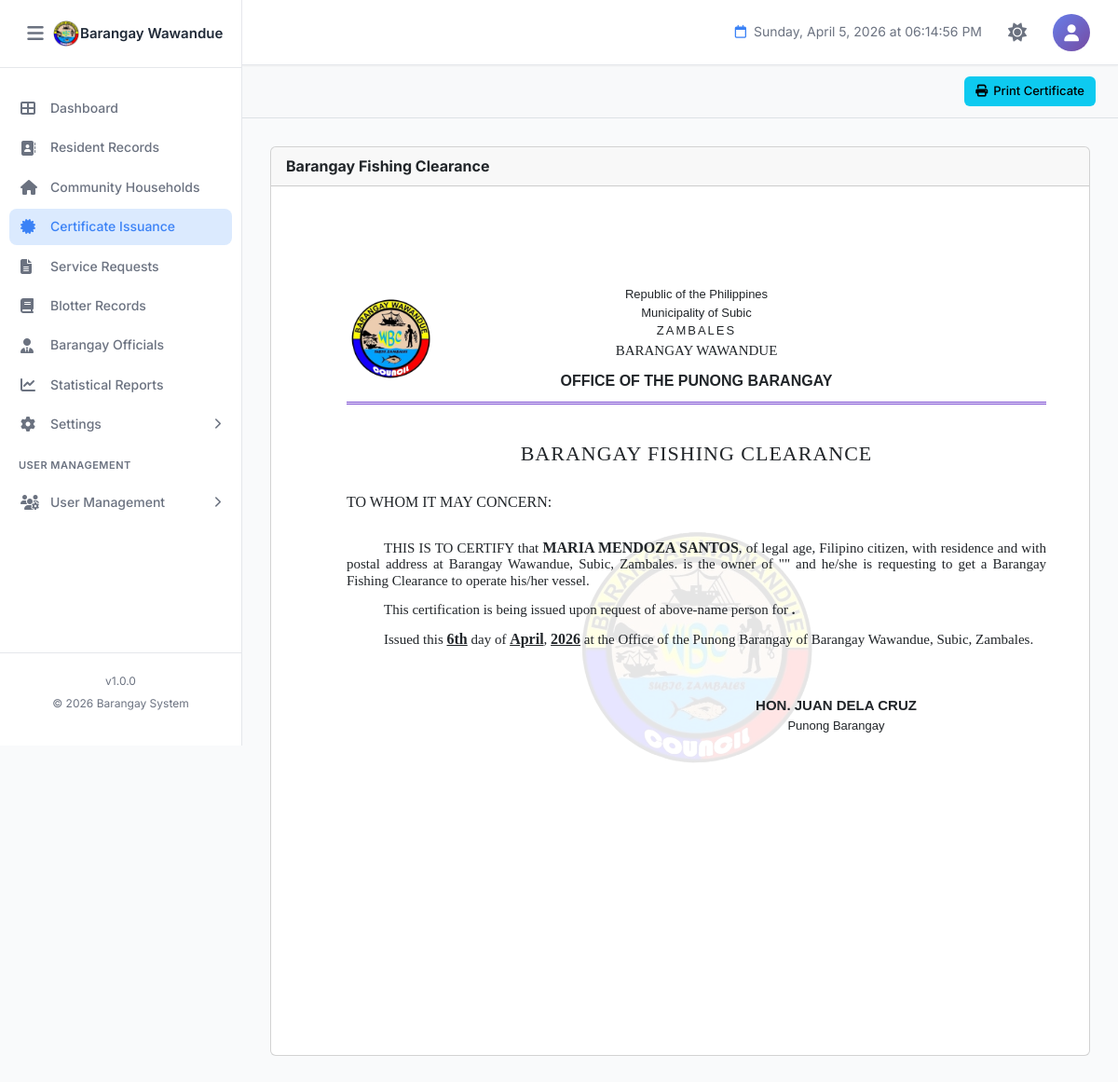
Page /certifications/certificate-fishingclearance.php?resident_id=13 (signed in) on the committed database.
### tables this page shows
CREATE TABLE `barangay_info` (
  `id` int(11) NOT NULL,
  `province_name` varchar(100) NOT NULL DEFAULT 'Province Name',
  `town_name` varchar(100) NOT NULL DEFAULT 'Town/City Name',
  `barangay_name` varchar(100) NOT NULL DEFAULT 'Barangay Name',
  `contact_number` varchar(20) DEFAULT NULL,
  `dashboard_text` text DEFAULT NULL,
  `municipal_logo` varchar(255) DEFAULT NULL COMMENT 'Path to municipal/city logo',
  `barangay_logo` varchar(255) DEFAULT NULL COMMENT 'Path to barangay logo',
  `dashboard_image` varchar(255) DEFAULT NULL COMMENT 'Path to dashboard background image',
  `created_at` timestamp NOT NULL DEFAULT current_timestamp(),
  `updated_at` timestamp NOT NULL DEFAULT current_timestamp() ON UPDATE current_timestamp(),
  `updated_by` int(11) DEFAULT NULL COMMENT 'User ID who last updated',
  PRIMARY KEY (`id`),
  KEY `fk_barangay_info_user` (`updated_by`)
);

CREATE TABLE `residents` (
  `id` int(11) NOT NULL AUTO_INCREMENT,
  `resident_id` varchar(20) DEFAULT NULL COMMENT 'Auto-generated resident ID (Format: W-XXXXX)',
  `photo` varchar(255) DEFAULT NULL COMMENT 'Path to resident photo',
  `first_name` varchar(100) NOT NULL,
  `middle_name` varchar(100) DEFAULT NULL,
  `last_name` varchar(100) NOT NULL,
  `suffix` varchar(20) DEFAULT NULL COMMENT 'Jr., Sr., III, etc.',
  `sex` enum('Male','Female','Other') NOT NULL,
  `date_of_birth` date NOT NULL,
  `age` int(3) DEFAULT NULL COMMENT 'Calculated from date_of_birth',
  `place_of_birth` varchar(255) DEFAULT NULL,
  `religion` varchar(100) DEFAULT NULL,
  `ethnicity` enum('IPS','Non-IPS','') DEFAULT NULL COMMENT 'Indigenous People Status',
  `mobile_number` varchar(20) NOT NULL,
  `email` varchar(100) DEFAULT NULL,
  `current_address` text NOT NULL,
  `household_no` varchar(50) DEFAULT NULL,
  `household_contact` varchar(20) DEFAULT NULL,
  `purok` varchar(50) DEFAULT NULL,
  `civil_status` enum('Single','Married','Widowed','Separated','Divorced') NOT NULL,
  `spouse_name` varchar(255) DEFAULT NULL,
  `father_name` varchar(255) DEFAULT NULL,
  `mother_name` varchar(255) DEFAULT NULL,
  `number_of_children` int(2) DEFAULT 0,
  `household_head` varchar(255) DEFAULT NULL,
  `educational_attainment` varchar(100) DEFAULT NULL,
  `employment_status` varchar(50) DEFAULT NULL,
  `occupation` varchar(100) DEFAULT NULL,
  `monthly_income` varchar(50) DEFAULT NULL,
  `fourps_member` enum('Yes','No') DEFAULT 'No' COMMENT '4Ps Beneficiary',
  `fourps_id` varchar(50) DEFAULT NULL COMMENT '4Ps ID Number',
  `voter_status` enum('Yes','No','') DEFAULT NULL,
  `precinct_number` varchar(50) DEFAULT NULL,
  `pwd_status` enum('Yes','No') DEFAULT 'No' COMMENT 'Person with Disability',
  `senior_citizen` enum('Yes','No') DEFAULT 'No',
  `indigent` enum('Yes','No') DEFAULT 'No',
  `philhealth_id` varchar(50) DEFAULT NULL,
  `membership_type` enum('Member','Dependent','None','') DEFAULT NULL,
  `philhealth_category` varchar(100) DEFAULT NULL,
  `age_health_group` varchar(100) DEFAULT NULL,
  `medical_history` text DEFAULT NULL,
  `lmp_date` date DEFAULT NULL COMMENT 'Last Menstrual Period',
  `using_fp_method` enum('Yes','No','') DEFAULT NULL COMMENT 'Family Planning Method',
  `fp_methods_used` varchar(100) DEFAULT NULL COMMENT 'Family Planning Methods',
  `fp_status` varchar(50) DEFAULT NULL COMMENT 'Family Planning Status',
  `water_source_type` varchar(100) DEFAULT NULL,
  `toilet_facility_type` varchar(100) DEFAULT NULL,
  `remarks` text DEFAULT NULL,
  `verification_status` enum('Pending','Verified','Rejected') DEFAULT 'Pending' COMMENT 'Resident verification status',
  `verified_by` int(11) DEFAULT NULL COMMENT 'User ID who verified',
  `verified_at` datetime DEFAULT NULL COMMENT 'Verification timestamp',
  `rejection_reason` text DEFAULT NULL COMMENT 'Reason if rejected',
  `activity_status` enum('Active','Inactive','Deceased') DEFAULT 'Active' COMMENT 'Resident activity status',
  `status_changed_at` datetime DEFAULT NULL COMMENT 'When status was last changed',
  `status_changed_by` int(11) DEFAULT NULL COMMENT 'User ID who changed status',
  `status_remarks` text DEFAULT NULL COMMENT 'Remarks about status change',
  `created_at` timestamp NOT NULL DEFAULT current_timestamp(),
  `updated_at` timestamp NOT NULL DEFAULT current_timestamp() ON UPDATE current_timestamp(),
  `created_by` int(11) DEFAULT NULL COMMENT 'User ID who created the record',
  `updated_by` int(11) DEFAULT NULL COMMENT 'User ID who last updated',
  PRIMARY KEY (`id`),
  UNIQUE KEY `resident_id` (`resident_id`),
  KEY `idx_last_name` (`last_name`),
  KEY `idx_first_name` (`first_name`),
  KEY `idx_verification_status` (`verification_status`),
  KEY `idx_household_no` (`household_no`),
  KEY `idx_created_at` (`created_at`)
);

### certifications/certificate-fishingclearance.php (the view, shortened to what the rows shown need)
<?php
require_once '../config.php';
try {
    $pdo = new PDO(
        "mysql:host=" . DB_HOST . ";dbname=" . DB_NAME . ";charset=utf8mb4",
        DB_USER,
        DB_PASS,
        [
            PDO::ATTR_ERRMODE            => PDO::ERRMODE_EXCEPTION,
            PDO::ATTR_DEFAULT_FETCH_MODE => PDO::FETCH_ASSOC,
            PDO::ATTR_EMULATE_PREPARES   => false
        ]
    );
} catch (PDOException $e) {
    die("Database connection failed: " . $e->getMessage());
}
$resident_id = isset($_GET['resident_id']) ? intval($_GET['resident_id']) : 0;
$boatName     = isset($_GET['boatname'])     ? trim($_GET['boatname'])       : '';
$cert_date   = isset($_GET['date'])        ? $_GET['date']                : date('Y-m-d');
$resident = null;
try {
    $stmt = $pdo->prepare("
        SELECT id, first_name, middle_name, last_name, suffix, civil_status,
               date_of_birth,
               TIMESTAMPDIFF(YEAR, date_of_birth, CURDATE()) AS age
        FROM residents
        WHERE id = ?
        LIMIT 1
    ");
    $stmt->execute([$resident_id]);
    $row = $stmt->fetch();
    if ($row) {
        $resident = [
            'firstname'  => $row['first_name'],
            'middlename' => $row['middle_name'],
            'lastname'   => $row['last_name'],
            'suffix'     => $row['suffix'],
            'civil_status' => $row['civil_status'],
            'birthdate'  => $row['date_of_birth'],
            'age'        => $row['age'],
        ];
    }
} catch (PDOException $e) {
    error_log("Error fetching resident: " . $e->getMessage());
}
$province  = 'Province';
$town      = 'Municipality';
$brgy      = 'Barangay';
try {
    $biStmt = $pdo->query("SELECT * FROM barangay_info WHERE id = 1 LIMIT 1");
    $bi = $biStmt->fetch();
    if ($bi) {
        $province  = $bi['province_name']  ?? 'Province';
        $town      = $bi['town_name']      ?? 'Municipality';
        $brgy      = $bi['barangay_name']  ?? 'Barangay';
    }
} catch (PDOException $e) {
    error_log("Error fetching barangay info: " . $e->getMessage());
}
$residentFullName = ucwords(trim(
    $resident['firstname'] . ' ' .
    ($resident['middlename'] ? $resident['middlename'] . ' ' : '') .
    $resident['lastname'] .
    ($resident['suffix'] ? ' ' . $resident['suffix'] : '')
));
$certDateObj  = !empty($cert_date) ? new DateTime($cert_date) : new DateTime();
$dayOrdinal   = date('jS',  $certDateObj->getTimestamp());
$monthName    = date('F',   $certDateObj->getTimestamp());
$yearNum      = date('Y',   $certDateObj->getTimestamp());
?>
<!DOCTYPE html>
<html lang="en">
<head>
    <link rel="stylesheet" href="../assets/bootstrap/css/bootstrap.min.css">
    <link rel="stylesheet" href="https://cdnjs.cloudflare.com/ajax/libs/font-awesome/6.4.0/css/all.min.css">
    <link rel="stylesheet" href="../assets/css/style.css">
</head>
<body>
    <?php include '../components/sidebar.php'; ?>
    <main class="main-content">
        <div class="dashboard-content">
            <div class="card">
                <div class="card-body" id="printThis">
                    <div class="cert-page">
                        <div class="cert-header">
                            <div class="header-center">
                                <p>Republic of the Philippines</p>
                                <p>Municipality of <?= ucwords($town) ?></p>
                                <p style="letter-spacing: 2px;"><?= strtoupper($province) ?></p>
                                <p class="brgy-name"><?= strtoupper($brgy) ?></p>
                                <p class="office-name">OFFICE OF THE PUNONG BARANGAY</p>
                            </div>
                        </div>
                        <h2 class="cert-title">BARANGAY FISHING CLEARANCE</h2>
                        <div class="cert-content-area">
                            <div class="cert-body">
                                <div class="cert-body-content">
                                    <p class="text-indent">
                                        THIS IS TO CERTIFY that
                                        <span class="bold"><?= strtoupper($residentFullName) ?></span>,
                                        of legal age,
                                        Filipino citizen, with residence and with postal address at
                                        <span><?= ucwords($brgy) ?></span>,
                                        <span><?= ucwords($town) ?></span>,
                                        <span><?= ucwords($province) ?>.</span>
                                        is the owner of "<strong><?= htmlspecialchars(strtoupper($boatName)) ?></strong>" and he/she is requesting to get a Barangay Fishing Clearance to
                                        operate his/her vessel.
                                    </p>
                                    <p class="text-indent">
                                        Issued this
                                        <span class="underline-val"><?= $dayOrdinal ?></span>
                                        <span>day</span> of
                                        <span class="underline-val"><?= $monthName ?></span>,
                                        <span class="underline-val"><?= $yearNum ?></span>
                                        at the Office of the Punong Barangay of
                                         <span><?= ucwords($brgy) ?></span>,
                                        <span><?= ucwords($town) ?></span>,
                                        <span><?= ucwords($province) ?>.</span>
                                    </p>
                                    </div>
                                </div>
                            </div>
                        </div>
                    </div>
                </div>
            </div>
    </main>
</body>
</html>

### components/sidebar.php (shortened to what the rows shown need)
<?php
$sidebar_brgy_name = 'BIS';
$sidebar_brgy_logo = 'assets/images/logo.png';
if (isset($conn)) {
    $s_stmt = $conn->prepare("SELECT barangay_name, barangay_logo FROM barangay_info WHERE id = 1 LIMIT 1");
    if ($s_stmt) {
        $s_stmt->execute();
        $s_result = $s_stmt->get_result();
        if ($s_result->num_rows > 0) {
            $s_row = $s_result->fetch_assoc();
            if (!empty($s_row['barangay_name'])) $sidebar_brgy_name = $s_row['barangay_name'];
            if (!empty($s_row['barangay_logo']))  $sidebar_brgy_logo = $s_row['barangay_logo'];
        }
    }
}
if (!file_exists($sidebar_brgy_logo) && file_exists('../' . $sidebar_brgy_logo)) {
    $sidebar_brgy_logo = '../' . $sidebar_brgy_logo;
}
?>
<aside class="sidebar" id="sidebar">
    <div class="sidebar-header">
        <div class="sidebar-brand" style="display:flex;align-items:center;overflow:hidden;">
            <img src="<?php echo htmlspecialchars($sidebar_brgy_logo); ?>" alt="Logo"
                 style="width:30px;height:30px;object-fit:contain;">
            <h2 class="sidebar-title" style="font-size:15px;margin:0;white-space:nowrap;">
                <?php echo htmlspecialchars($sidebar_brgy_name); ?>
            </h2>
        </div>
    </div>
</aside>

### rows in the picture
barangay_info: barangay_name "Barangay Wawandue", town_name "Subic", province_name "ZAMBALES", barangay_name "BARANGAY WAWANDUE", province_name "Zambales"
residents: residentFullName "MARIA MENDOZA SANTOS"

### other values in the picture
SITE_VERSION "1.0.0"
SITE_YEAR "2026"
$dayOrdinal "6th"
$monthName "April"
$yearNum "2026"
$captain['name'] "JUAN DELA CRUZ"
